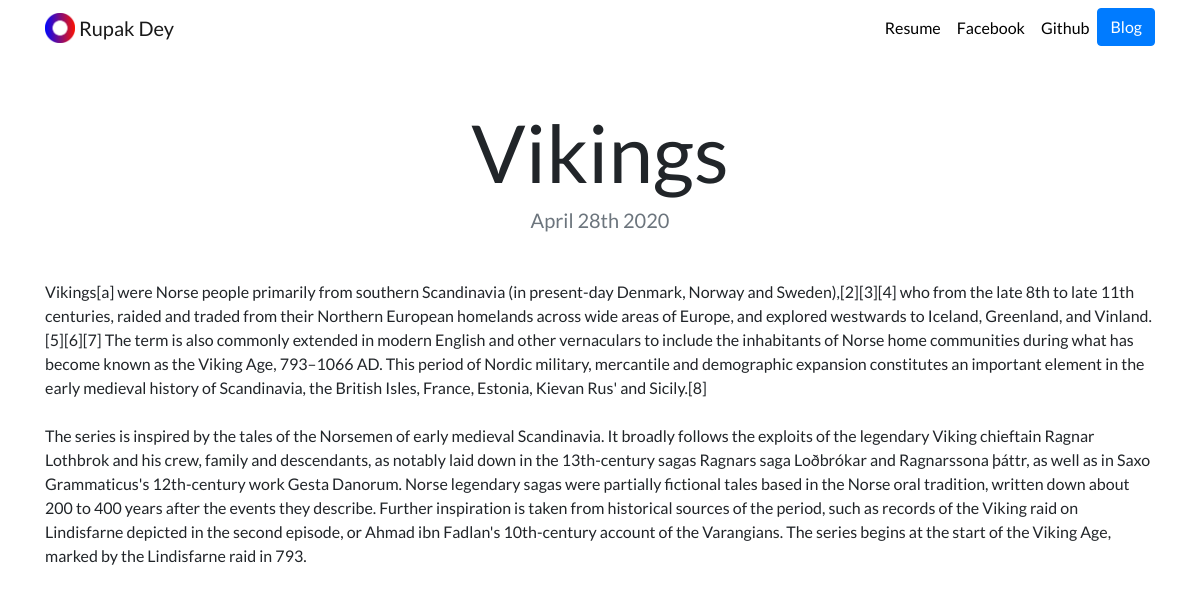
The app's page /blog/2/ with its own data.
### blog/models.py (models this page shows, shortened)
class Blog(models.Model):
        title = models.CharField(max_length=100)
        description = models.TextField()
        date = models.DateField()

### blog/views.py (the view)
# urls.py: path('<int:blog_id>/', views.detail, name='detail'),
def detail(request, blog_id):
    blog = get_object_or_404(Blog, pk=blog_id)
    return render(request, 'blog/detail.html', {'blog': blog })

### blog/templates/blog/detail.html
{% extends "portfolio/base.html" %}
{% load static %}
{% block content %}
<h1 class="text-center mt-5" id="blogdetailtitle">{{ blog.title }}</h1>
<h5 class="text-center text-muted mb-5">{{ blog.date|date:'F jS Y' }}</h5>
{{ blog.description|safe }}
{% endblock %}

### portfolio/static/portfolio/custom.css (style rules this page uses)
body { font-family: 'Lato', sans-serif; }
@media (min-width: 992px) { #blogdetailtitle { font-size: 5rem; } }

### records on screen
Blog: title "Vikings", date "April 28th 2020", description "Vikings[a] were Norse people primarily from southern Scandinavia (in present-day Denmark, Norway and Sweden),[2][3][4] who from the late 8th to late 11th centuries, raided and traded from their Northern European homelands across wide areas of Europe, and explored westwards to Iceland, Greenland, and Vinland.[5][6][7] The term is also commonly extended in modern English and other vernaculars to include the inhabitants of Norse home communities during what has become known as the Viking Age, 793–1066 AD. This period of Nordic military, mercantile and demographic expansion constitutes an important element in the early medieval history of Scandinavia, the British Isles, France, Estonia, Kievan…"
